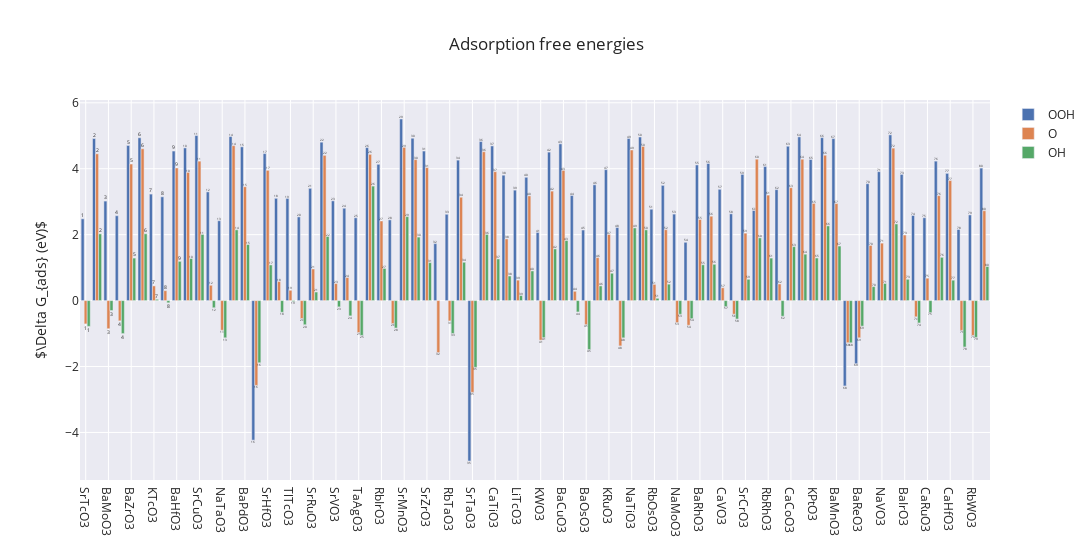

Notebook cell for this chart:
### Markdown cell above
<div>
    <a href="https://plotly.com/~gwanyeong/54/?share_key=s9S1IJ2kvrVMvchIT8LMFh" target="_blank" title="Plot 54" style="display: block; text-align: center;"><img src="https://plotly.com/~gwanyeong/54.png?share_key=s9S1IJ2kvrVMvchIT8LMFh" alt="Plot 54" style="max-width: 100%;width: 2000px;"  width="2000" onerror="this.onerror=null;this.src='https://plotly.com/404.png';" /></a>
    <script data-plotly="gwanyeong:54" sharekey-plotly="s9S1IJ2kvrVMvchIT8LMFh" src="https://plotly.com/embed.js" async></script>
</div>

### Code cell
# 막대 그래프 그리기
trace1 = go.Bar(x = df['formula'], y = df['DG_OOH'], name = 'OOH', text = df.index)
trace2 = go.Bar(x = df['formula'], y = df['DG_O'], name = 'O', text = df.index)
trace3 = go.Bar(x = df['formula'], y = df['DG_OH'], name = 'OH', text = df.index)

data = [trace1, trace2, trace3]
layout = go.Layout(title = 'Adsorption free energies',template = 'seaborn', width = 2000, yaxis = {'title':'$\Delta G_{ads} (eV)$'})

fig = go.Figure(data = data, layout = layout)
fig.show()

### Figure 1 — Plotly figure (JSON) as saved in the notebook; plotly's stock layout.template omitted (floating-point values rounded to 4 significant figures)
{"data": [{"name": "OOH", "text": [1, 2, 3, 4, 5, 6, 7, 8, 9, 10, 11, 12, 13, 14, 15, 16, 17, 18, 19, 20, 21, 22, 23, 24, 25, 26, 27, 28, 29, 30, 31, 32, 33, 34, 35, 36, 37, 38, 39, 40, 41, 42, 43, 44, 45, 46, 47, 48, 49, 50, 51, 52, 53, 54, 55, 56, 57, 58, 59, 60, 61, 62, 63, 64, 65, 66, 67, 68, 69, 70, 71, 72, 73, 74, 75, 76, 77, 78, 79, 80], "type": "bar", "x": ["SrTcO3", "BaFeO3", "BaMoO3", "KTaO3", "BaZrO3", "SrFeO3", "KTcO3", "NaTcO3", "BaHfO3", "SrTiO3", "SrCuO3", "KNbO3", "NaTaO3", "BaScO3", "BaPdO3", "BaTaO3", "SrHfO3", "NaOsO3", "TlTcO3", "KReO3", "SrRuO3", "KHfO3", "SrVO3", "KOsO3", "TaAgO3", "SrNiO3", "RbIrO3", "NaReO3", "SrMnO3", "CaFeO3", "SrZrO3", "NaWO3", "RbTaO3", "SrCoO3", "SrTaO3", "KZrO3", "CaTiO3", "NaRuO3", "LiTcO3", "SrPdO3", "KWO3", "KRhO3", "BaCuO3", "RbNbO3", "BaOsO3", "BaRuO3", "KRuO3", "SrMoO3", "NaTiO3", "SrScO3", "RbOsO3", "SrRhO3", "NaMoO3", "SrOsO3", "BaRhO3", "BaPtO3", "CaVO3", "KMoO3", "SrCrO3", "SrAgO3", "RbRhO3", "BaVO3", "CaCoO3", "CaMnO3", "KPtO3", "BaNiO3", "BaMnO3", "SrReO3", "BaReO3", "SrIrO3", "NaVO3", "NaFeO3", "BaIrO3", "RbReO3", "CaRuO3", "RbPdO3", "CaHfO3", "TlWO3", "RbWO3", "RbPtO3"], "y": [2.481, 4.917, 3.019, 2.575, 4.706, 4.94, 3.231, 3.149, 4.537, 4.632, 5.007, 3.298, 2.423, 4.977, 4.665, -4.233, 4.46, 3.103, 3.1, 2.539, 3.406, 4.806, 3.026, 2.802, 2.512, 4.641, 4.135, 2.449, 5.509, 4.926, 4.537, 1.728, 2.619, 4.261, -4.866, 4.825, 4.692, 3.804, 3.351, 3.741, 2.067, 4.504, 4.755, 3.187, 2.141, 3.513, 3.972, 2.216, 4.918, 4.963, 2.772, 3.496, 2.624, 1.769, 4.115, 4.159, 3.376, 2.632, 3.829, 2.733, 4.069, 3.366, 4.683, 4.967, 4.28, 4.943, 4.914, -2.589, -1.913, 3.546, 3.911, 5.028, 3.828, 2.581, 2.514, 4.231, 3.86, 2.157, 2.599, 4.02]}, {"name": "O", "text": [1, 2, 3, 4, 5, 6, 7, 8, 9, 10, 11, 12, 13, 14, 15, 16, 17, 18, 19, 20, 21, 22, 23, 24, 25, 26, 27, 28, 29, 30, 31, 32, 33, 34, 35, 36, 37, 38, 39, 40, 41, 42, 43, 44, 45, 46, 47, 48, 49, 50, 51, 52, 53, 54, 55, 56, 57, 58, 59, 60, 61, 62, 63, 64, 65, 66, 67, 68, 69, 70, 71, 72, 73, 74, 75, 76, 77, 78, 79, 80], "type": "bar", "x": ["SrTcO3", "BaFeO3", "BaMoO3", "KTaO3", "BaZrO3", "SrFeO3", "KTcO3", "NaTcO3", "BaHfO3", "SrTiO3", "SrCuO3", "KNbO3", "NaTaO3", "BaScO3", "BaPdO3", "BaTaO3", "SrHfO3", "NaOsO3", "TlTcO3", "KReO3", "SrRuO3", "KHfO3", "SrVO3", "KOsO3", "TaAgO3", "SrNiO3", "RbIrO3", "NaReO3", "SrMnO3", "CaFeO3", "SrZrO3", "NaWO3", "RbTaO3", "SrCoO3", "SrTaO3", "KZrO3", "CaTiO3", "NaRuO3", "LiTcO3", "SrPdO3", "KWO3", "KRhO3", "BaCuO3", "RbNbO3", "BaOsO3", "BaRuO3", "KRuO3", "SrMoO3", "NaTiO3", "SrScO3", "RbOsO3", "SrRhO3", "NaMoO3", "SrOsO3", "BaRhO3", "BaPtO3", "CaVO3", "KMoO3", "SrCrO3", "SrAgO3", "RbRhO3", "BaVO3", "CaCoO3", "CaMnO3", "KPtO3", "BaNiO3", "BaMnO3", "SrReO3", "BaReO3", "SrIrO3", "NaVO3", "NaFeO3", "BaIrO3", "RbReO3", "CaRuO3", "RbPdO3", "CaHfO3", "TlWO3", "RbWO3", "RbPtO3"], "y": [-0.707, 4.452, -0.853, -0.614, 4.143, 4.606, 0.446, 0.301, 4.023, 3.889, 4.23, 0.465, -0.899, 4.7, 3.455, -2.572, 3.952, 0.577, 0.313, -0.544, 0.96, 4.407, 0.516, 0.699, -0.969, 4.437, 2.415, -0.697, 4.648, 4.277, 4.034, -1.577, -0.617, 3.136, -2.783, 4.516, 3.911, 1.871, 0.621, 3.176, -1.2, 3.321, 3.95, 0.282, -0.728, 1.303, 2.006, -1.375, 4.568, 4.677, 0.492, 2.151, -0.665, -0.748, 2.461, 2.56, 0.389, -0.412, 2.046, 4.29, 3.2, 0.504, 3.425, 4.289, 2.948, 4.41, 2.943, -1.278, -1.129, 1.673, 1.743, 4.625, 1.989, -0.492, 0.68, 3.183, 3.642, -0.904, -1.056, 2.727]}, {"name": "OH", "text": [1, 2, 3, 4, 5, 6, 7, 8, 9, 10, 11, 12, 13, 14, 15, 16, 17, 18, 19, 20, 21, 22, 23, 24, 25, 26, 27, 28, 29, 30, 31, 32, 33, 34, 35, 36, 37, 38, 39, 40, 41, 42, 43, 44, 45, 46, 47, 48, 49, 50, 51, 52, 53, 54, 55, 56, 57, 58, 59, 60, 61, 62, 63, 64, 65, 66, 67, 68, 69, 70, 71, 72, 73, 74, 75, 76, 77, 78, 79, 80], "type": "bar", "x": ["SrTcO3", "BaFeO3", "BaMoO3", "KTaO3", "BaZrO3", "SrFeO3", "KTcO3", "NaTcO3", "BaHfO3", "SrTiO3", "SrCuO3", "KNbO3", "NaTaO3", "BaScO3", "BaPdO3", "BaTaO3", "SrHfO3", "NaOsO3", "TlTcO3", "KReO3", "SrRuO3", "KHfO3", "SrVO3", "KOsO3", "TaAgO3", "SrNiO3", "RbIrO3", "NaReO3", "SrMnO3", "CaFeO3", "SrZrO3", "NaWO3", "RbTaO3", "SrCoO3", "SrTaO3", "KZrO3", "CaTiO3", "NaRuO3", "LiTcO3", "SrPdO3", "KWO3", "KRhO3", "BaCuO3", "RbNbO3", "BaOsO3", "BaRuO3", "KRuO3", "SrMoO3", "NaTiO3", "SrScO3", "RbOsO3", "SrRhO3", "NaMoO3", "SrOsO3", "BaRhO3", "BaPtO3", "CaVO3", "KMoO3", "SrCrO3", "SrAgO3", "RbRhO3", "BaVO3", "CaCoO3", "CaMnO3", "KPtO3", "BaNiO3", "BaMnO3", "SrReO3", "BaReO3", "SrIrO3", "NaVO3", "NaFeO3", "BaIrO3", "RbReO3", "CaRuO3", "RbPdO3", "CaHfO3", "TlWO3", "RbWO3", "RbPtO3"], "y": [-0.782, 2.024, -0.302, -1.001, 1.29, 2.026, 0.04, -0.067, 1.191, 1.276, 2.007, -0.217, -1.129, 2.147, 1.7, -1.886, 1.081, -0.354, -0.031, -0.733, 0.26, 1.946, -0.191, -0.464, -1.056, 3.474, 0.976, -0.831, 2.548, 1.927, 1.151, "NaN", -0.997, 1.163, -2.023, 2.007, 1.263, 0.746, 0.152, 0.899, -1.124, 1.568, 1.821, -0.344, -1.484, 0.446, 0.83, -1.13, 2.205, 2.146, 0.07, 0.499, -0.415, -0.547, 1.086, 1.101, -0.181, -0.558, 0.646, 1.903, 1.29, -0.474, 1.636, 1.408, 1.292, 2.267, 1.655, -1.281, -0.775, 0.424, 0.52, 2.325, 0.646, -0.678, -0.363, 1.313, 0.619, -1.407, -1.115, 1.034]}], "layout": {"title": {"text": "Adsorption free energies"}, "width": 2000, "yaxis": {"title": {"text": "$\\Delta G_{ads} (eV)$"}}}}
